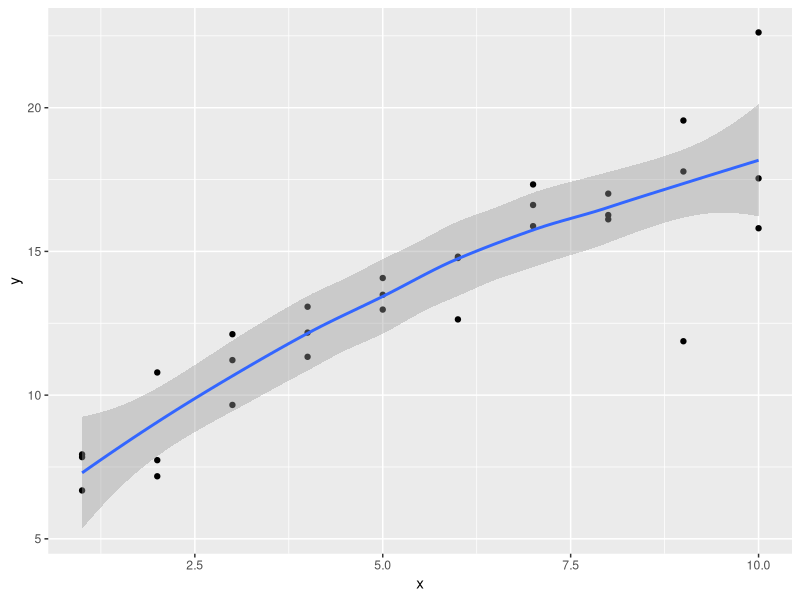
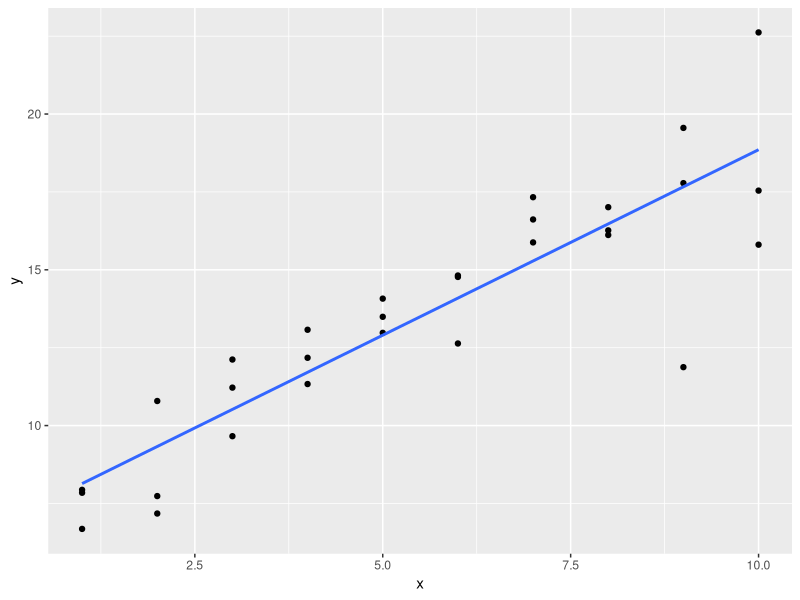

Generate these figures, in order, with R: (Note: this script raises an error after producing the figures.)
## ---- chunk 1
library(tidyverse)

library(modelr)
options(na.action = na.warn)
## ---- chunk 2
sim1a <- tibble(
  x = rep(1:10, each = 3),
  y = x * 1.5 + 6 + rt(length(x), df = 2)
)
## ---- chunk 3
sim1a_mod <- lm(y ~ x, data = sim1a)               # fit a linear model (straight line)

coef(sim1a_mod)                                    # Slope=1.480507    Intercept=5.806916

# Can't just put `sim1a_mod` into ggplot like below ...It plots *curve*, as for `sim1a`. (WHY?)
ggplot(sim1a_mod, aes(x, y)) +
  geom_point() +
  geom_smooth() 
## ---- chunk 4
ggplot(sim1a, aes(x = x, y = y)) +
  geom_point() +
  geom_smooth(method = "lm", se = FALSE)           # fit a linear model (straight line)
## ---- chunk 5
measure_distance <- function(mod, data) {
  diff <- data$y - make_prediction(mod, data)
  mean(abs(diff))
}
## ---- chunk 6
best <- optim(c(0, 0), measure_distance, data = sim1a)
best$par                                   # the best parameters of the 'mean-absolute distance'


# HOWEVER, although the code in Q2 defines `measure_distance` (and we have `sim1a` from Q1), that definition doesn't include what the `make_prediction()` function is ...SO at the moment we just get an error
## ---- chunk 7
# "For the above function to work, we need to define a function `make_prediction` that takes a numeric vector of length two (the intercept and slope) and returns the predictions..."

make_prediction <- function(mod, data) {
  mod[1] + mod[2] * data$x
}

# (I don't properly understand this, but) running that `make_prediction` code, and then the `optim` code again, gives : [1] 6.013145 1.511948

# ...re. `lm()` with the same data, (in A1) : Slope=1.546082    Intercept=5.633505
## ---- chunk 8
model1 <- function(a, data) {
  a[1] + data$x * a[2] + a[3]
}
## ---- chunk 9
sim1_loess <- loess(y ~ x, data = sim1)

grid_loess <- sim1 %>%
  add_predictions(sim1_loess)                           # `add_predictions`

# add the predictions and residuals from a loess regression to the sim1 data
sim1 <- sim1 %>%
  add_residuals(sim1_loess, var = "resid_loess") %>%    # `add_residuals`
  add_predictions(sim1_loess, var = "pred_loess")
## ---- chunk 10
plot_sim1_loess <- 
  ggplot(sim1, aes(x = x, y = y)) +
  geom_point() +
  geom_line(aes(x = x, y = pred), data = grid_loess, colour = "red")
plot_sim1_loess
## ---- chunk 11
?add_predictions

# "A data frame. `add_prediction` adds a single new column, `.pred`, to the input data. `spread_predictions` adds one column for each model. `gather_predictions` adds two columns `.model` and `.pred`, and repeats the input rows for each model." -- Help

# "Next we add predictions. We’ll use modelr::add_predictions() which takes a data frame and a model. It adds the predictions from the model to a new column in the data frame" -- s23.3.1 R4DS book
## ---- chunk 12
ggplot(sim1, aes(x, resid)) + 
  geom_ref_line(h = 0) +
  geom_point()
# Just showing this for context. (Because running it here gives an error)

?geom_ref_line

# "geom_ref_line {modelr}" "Add a reference line (ggplot2)" -- Help
## ---- chunk 13

## ---- chunk 14

## ---- chunk 15
mod1 <- lm(y ~ x1 + x2, data = sim3)
mod2 <- lm(y ~ x1 * x2, data = sim3)
## ---- chunk 16

## ---- chunk 17
